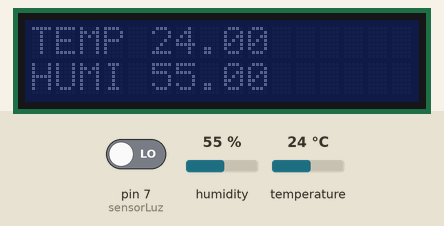
A sketch run on a simulated Arduino Uno, built with avr-gcc and run on an emulated ATmega328P. Parts: 16×2 character LCD. Inputs (shaded band) come from the test bench; at power-on: pin 7 (sensorLuz) LOW, humidity 55 %, temperature 24 °C.

Above: at 1.2 s.
1.3 s: pin 7 (sensorLuz) driven HIGH
At 2.5 s:
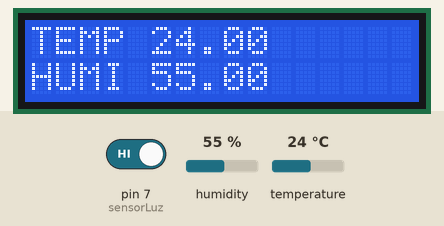
2.8 s: humidity set to 22 %
At 5.1 s:
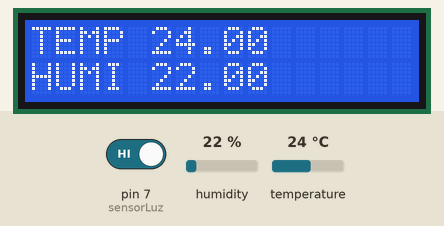
5.6 s: pin 7 (sensorLuz) driven LOW
At 10.4 s:
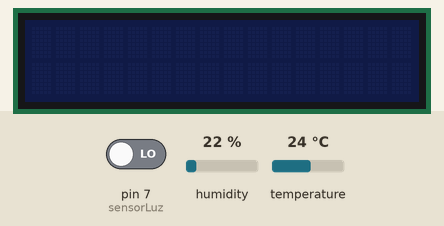
11.7 s: temperature set to 12 °C
At 14.0 s:
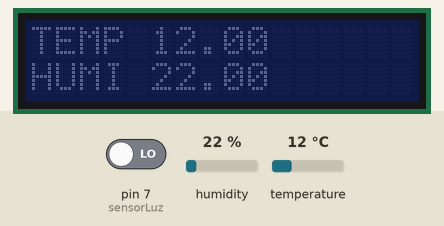
14.3 s: pin 7 (sensorLuz) driven HIGH
At 20.3 s:
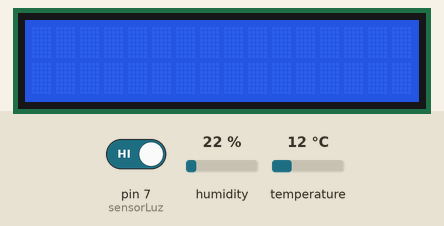
20.4 s: humidity set to 40 %
At 21.8 s:
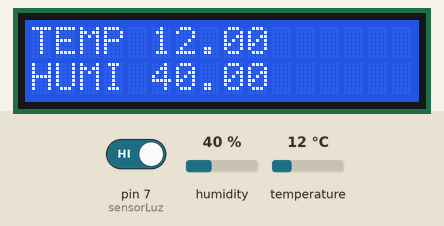
Timing chart, 0 to 23.4 s (numbered marks = the images above; inputs shaded):
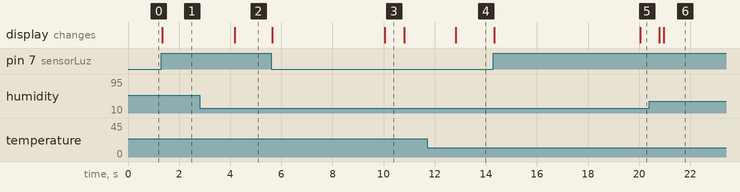

The sketch:

LDC_SENSOR_DE_LUZ.ino
```cpp
#include <LiquidCrystal_I2C.h>
#include <DHT_U.h>
#include <DHT.h>

#define pinSen 8
#define DHTTYPE DHT11
#define sensorLuz 7

LiquidCrystal_I2C lcd(0x27,16, 2);
DHT sensor(pinSen,DHTTYPE);


unsigned long previousMillis = 0;
const long intervalo = 10000;
bool es=false;

void setLCD();
void setup() {
  // put your setup code here, to run once:
  lcd.begin();
  pinMode(sensorLuz,INPUT);
  sensor.begin();
  float h = sensor.readHumidity();
  float t = sensor.readTemperature();

}

void loop() {
  // put your main code here, to run repeatedly:

  int info=digitalRead(sensorLuz);
  unsigned long currentMillis = millis();
  setLCD();
  if(es==false){
    setLCD();
    es=true;
  }

  if (currentMillis - previousMillis >= intervalo){
    previousMillis = currentMillis;
    lcd.clear();
    es=false;
    delay(700);
  }
  if(info==1){
    lcd.backlight();
  }else{
    lcd.noBacklight();
  }


}

void setLCD(){

  float h = sensor.readHumidity();
  float t = sensor.readTemperature();

  lcd.setCursor(0,0);
  lcd.print("TEMP");
  lcd.setCursor(5,0);
  lcd.print(t);
  lcd.setCursor(0,1);
  lcd.print("HUMI");
  lcd.setCursor(5,1);
  lcd.print(h);
}
```

Measured:
- after the input at 1.3 s, the display: changes at once (image 1)
- after the input at 2.8 s, the display: changes after 1.4 s (image 2)
- after the input at 5.6 s, the display: first changes at once (image 3 shows a later state)
- after the input at 11.7 s, the display: changes after 1.1 s (image 4)
- after the input at 14.3 s, the display: first changes at once (image 5 shows a later state)
- after the input at 20.4 s, the display: first differs from a run without the input after 0.56 s (image 6)
- what the display in image 3 shows lasts 0.8 s, from 10.0 s to 10.8 s
